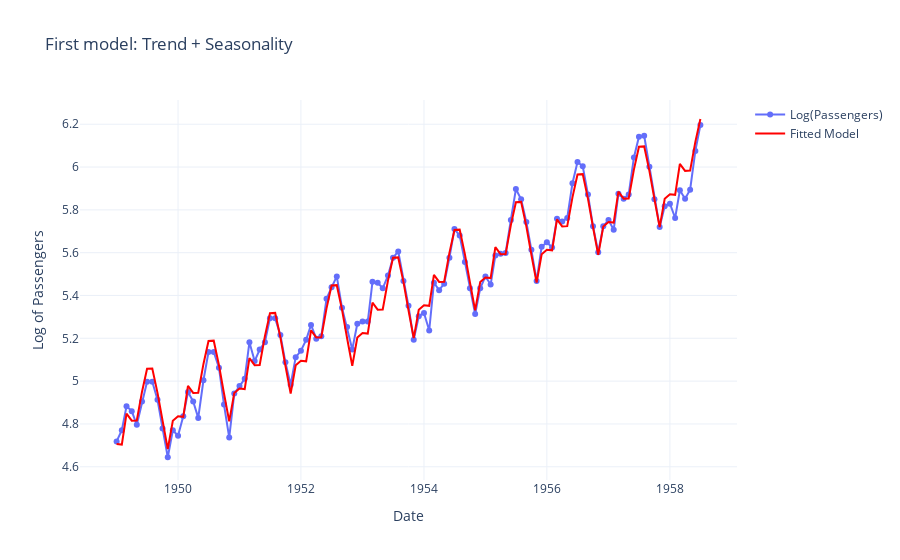

Notebook cell for this chart:
### Code cell
fig = go.Figure()

# Add the log-transformed passenger data
fig.add_trace(go.Scatter(
    x=train.index,
    y=train['log_passengers'],
    mode='lines+markers',
    name='Log(Passengers)',
    customdata=np.stack((train.index.strftime('%Y-%m'), train['passengers']), axis=-1),
    hovertemplate='<b>Date</b>: %{customdata[0]}<br>' +
                  '<b>Log(Passengers)</b>: %{y:.2f}<br>' +
                  '<b>Actual Passengers</b>: %{customdata[1]}'
))

# Add the fitted trend + seasonality model
fig.add_trace(go.Scatter(
    x=train.index,
    y=train['fitted'],
    mode='lines',
    name='Fitted Model',
    line=dict(color='red')
))

# Customize layout
fig.update_layout(
    title='First model: Trend + Seasonality',
    xaxis_title='Date',
    yaxis_title='Log of Passengers',
    template='plotly_white'
)

fig.show()

#Red is prediction Blue is the actual value
